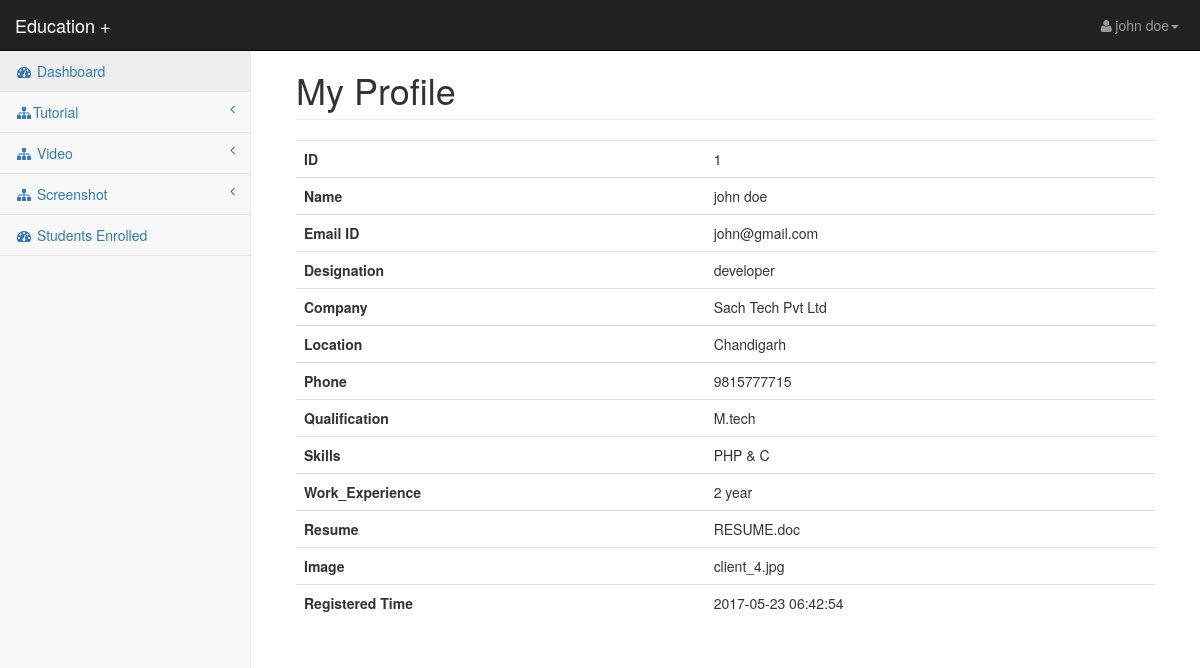
/StudyPlus/expert/view_profile.php (signed in), run on the app's committed database.
### tables this page shows
CREATE TABLE `expert` (
  `expert_id` int(11) NOT NULL,
  `expert_name` varchar(100) NOT NULL,
  `expert_email` varchar(100) NOT NULL,
  `expert_pswd` varchar(200) NOT NULL,
  `expert_designation` varchar(200) NOT NULL,
  `expert_company` varchar(200) NOT NULL,
  `expert_location` varchar(200) NOT NULL,
  `expert_phone` varchar(20) NOT NULL,
  `expert_qualification` varchar(200) NOT NULL,
  `expert_skills` varchar(200) NOT NULL,
  `expert_work_experience` varchar(100) NOT NULL,
  `expert_resume` varchar(100) NOT NULL,
  `expert_image` varchar(100) NOT NULL,
  `expert_status` varchar(100) NOT NULL,
  `time` timestamp NOT NULL DEFAULT CURRENT_TIMESTAMP ON UPDATE CURRENT_TIMESTAMP
);

### StudyPlus/expert/view_profile.php (the view)
<?php require 'header_files.php'; ?>
<body>
<div id="wrapper">
    <?php require 'menu.php'; ?>
    <div id="page-wrapper">
        <div class="container-fluid">
            <div class="row">
                <div class="col-lg-12">
                    <h1 class="page-header">My Profile</h1>
                </div>
            </div>
			<table class="table">
				<?php
				$id=$_SESSION['e_id'];
				if($id=="")
				{
					echo "<script>alert('Invalid ID'); window.location='manage_expert.php';</script>";
				}
				else
				{
					$q="select * from expert where expert_id='$id'";
					$chk=$conn->query($q);
					while($r=$chk->fetch_assoc())
					{
				?>
						<tr>
							<th>ID</th>
							<td><?php echo $r['expert_id']; ?></td>
						</tr>
						<tr>
							<th>Name</th>
							<td><?php echo $r['expert_name']; ?></td>
						</tr>
						<tr>
							<th>Email ID</th>
							<td><?php echo $r['expert_email']; ?></td>
						</tr>
						<tr>
							<th>Designation</th>
							<td><?php echo $r['expert_designation']; ?></td>
						</tr>
						<tr>
							<th>Company</th>
							<td><?php echo $r['expert_company']; ?></td>
						</tr>
						<tr>
							<th>Location</th>
							<td><?php echo $r['expert_location']; ?></td>
						</tr>
						<tr>
							<th>Phone</th>
							<td><?php echo $r['expert_phone']; ?></td>
						</tr>
						<tr>
							<th>Qualification</th>
							<td><?php echo $r['expert_qualification']; ?></td>
						</tr>
						<tr>
							<th>Skills</th>
							<td><?php echo $r['expert_skills']; ?></td>
						</tr>
						<tr>
							<th>Work_Experience</th>
							<td><?php echo $r['expert_work_experience']; ?></td>
						</tr>
						<tr>
							<th>Resume</th>
							<td><?php echo $r['expert_resume']; ?></td>
						</tr>
						<tr>
							<th>Image</th>
							<td><?php echo $r['expert_image']; ?></td>
						</tr>
						<tr>
							<th>Registered Time</th>
							<td><?php echo $r['time']; ?></td>
						</tr>
				<?php
					}
				}
				?>
			</table>
        </div>
    </div>
</div>
</body>
</html>

### StudyPlus/expert/css/startmin.css (style rules this page uses)
body { background-color: #f8f8f8; }
#wrapper { width: 100%; }
#page-wrapper { padding: 30px 15px 0 15px; min-height: 568px; background-color: #fff; }
@media (min-width:768px) { #page-wrapper { position: inherit; margin-left: 250px; padding: 30px 30px 0 30px; border-left: 1px solid #e7e7e7; } }

### data on the page
expert: expert_id "1", expert_name "john doe", expert_email "john@gmail.com", expert_designation "developer", expert_company "Sach Tech Pvt Ltd", expert_location "Chandigarh", expert_phone "9815777715", expert_qualification "M.tech", expert_skills "PHP & C", expert_work_experience "2 year", expert_resume "RESUME.doc", expert_image "client_4.jpg", time "2017-05-23 06:42:54"

### other printed values
$_SESSION['e_name'] "john doe"
